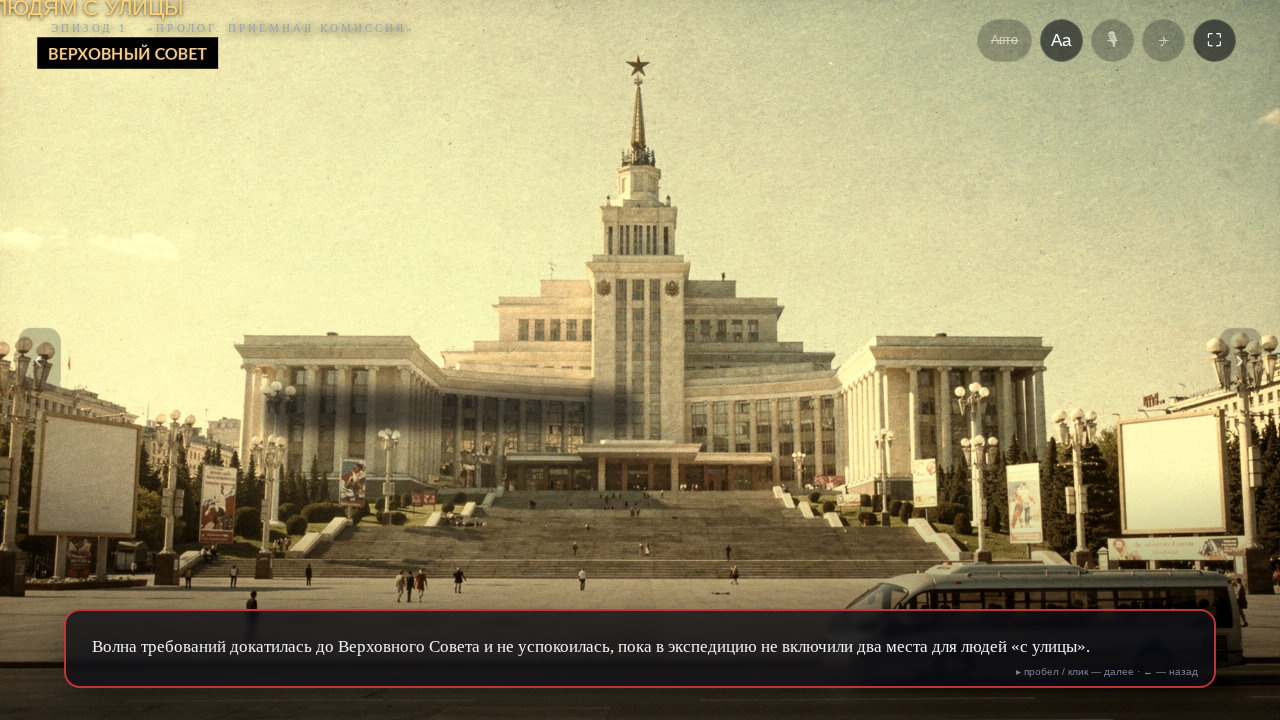
#> input picture _sat/demo_s5b.png, 1280 x 720 px
$ python _chip_glyphs.py
#> lines starting #> are read from the running program, lines starting #| are printed output that depends on the picture
# -*- coding: utf-8 -*-
"""1) Крупный кроп чипа кадра 12 (s5b) из живого демо. 2) Есть ли глифы в woff2-сабсетах."""
import os
import sys
from PIL import Image

HERE = os.path.dirname(os.path.abspath(__file__))

ROOT = os.path.dirname(os.path.dirname(HERE))
sys.path.insert(0, os.path.join(HERE, '_pylib'))
from fontTools.ttLib import TTFont  # noqa: E402

# --- 1. кроп чипа
im = Image.open(os.path.join(ROOT, '_sat', 'demo_s5b.png')).convert('RGB')
#> im is the input picture: PIL image 1280x720 RGB; mean R, G, B 157.7, 148.5, 110.4
W, H = im.size
#> W = 1280; H = 720
k = W / 2400.0
#> k = 0.533
box = (int(520 * k), int(800 * k), int(1400 * k), int(950 * k))
#> box = (277, 426, 746, 506)
c = im.crop(box)
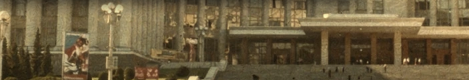
#> c: PIL image 469x80 RGB; mean R, G, B 107.7, 92.2, 61.6
c = c.resize((c.size[0] * 4, c.size[1] * 4), Image.LANCZOS)
#> c: PIL image 1876x320 RGB
o = os.path.join(ROOT, '_sat', 's5b_chip_zoom.png')
c.save(o)
print('кроп чипа ->', os.path.relpath(o, HERE), c.size)
#| кроп чипа -> ../../_sat/s5b_chip_zoom.png (1876, 320)

# --- 2. глифы
FONTS = os.path.join(ROOT, 'vn2', 'fonts')
#> (the run stopped early here; a loop or call above may not have finished)
